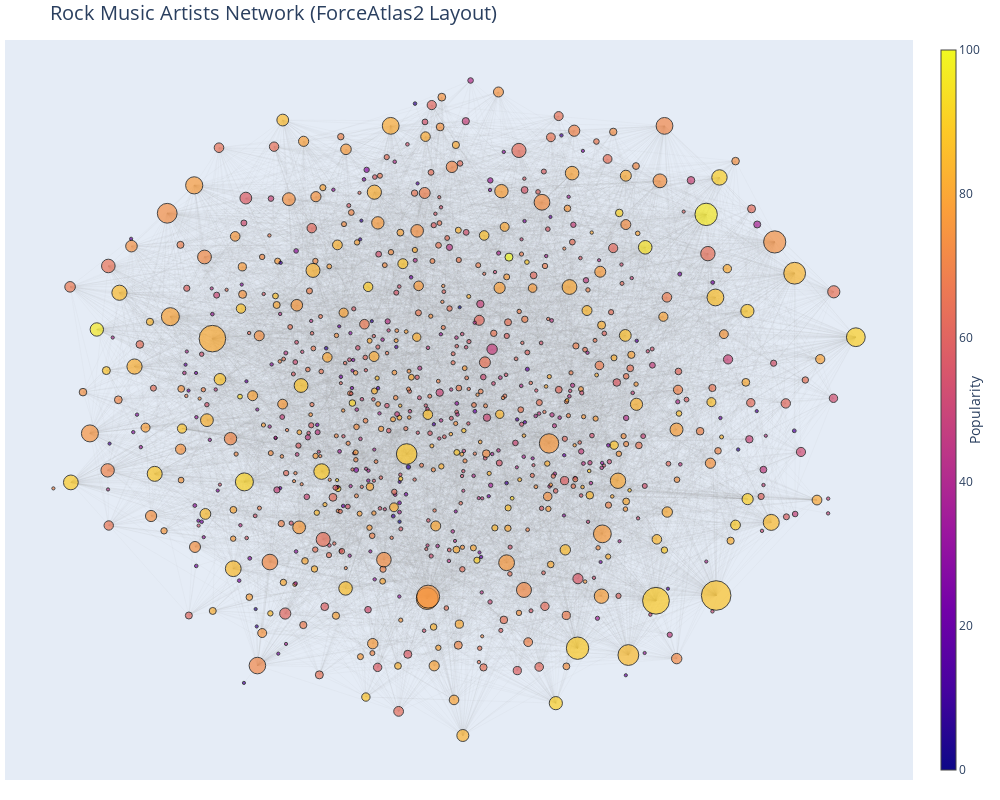

Notebook code for this chart:
### Markdown cell above
### Testing Plotly graph

### Code cell
import plotly.graph_objects as go

node_sizes_dic = {node: 3 + (G.degree(node) * 0.2) for node in G.nodes()}
pos = nx.forceatlas2_layout(G, node_size=node_sizes_dic, gravity=2, distributed_action=True)

# 1. Create Edge Trace
edge_x = []
edge_y = []
for edge in G.edges():
    x0, y0 = pos[edge[0]]
    x1, y1 = pos[edge[1]]
    edge_x.extend([x0, x1, None])
    edge_y.extend([y0, y1, None])

edge_trace = go.Scatter(
    x=edge_x, y=edge_y,
    line=dict(width=0.2, color='rgba(150, 150, 150, 0.3)'),
    hoverinfo='none',
    mode='lines',
    )

# 2. Create Node Trace
node_x = []
node_y = []
node_text = []
node_sizes_list = []
node_colors_list = []

for node in G.nodes():
    x, y = pos[node]
    node_x.append(x)
    node_y.append(y)
    
    # Data for styling and hover
    pop = G.nodes[node]['popularity']
    deg = G.degree(node)
    
    node_text.append(f"Artist: {node}<br>Popularity: {pop}<br>Degree: {deg}")
    node_colors_list.append(pop)
    node_sizes_list.append(3 + (deg * 0.2))

node_trace = go.Scatter(
    x=node_x, y=node_y,
    mode='markers',
    hoverinfo='text',
    text=node_text,
    marker=dict(
        showscale=True,
        colorscale='Plasma', # Matches plt.cm.plasma
        color=node_colors_list,
        size=node_sizes_list,
        colorbar=dict(
            thickness=15,
            title=dict(
                text='Popularity',
                side='right'
            ),
            xanchor='left'
        ),
        line_width=1, # Edge border width
        line_color='black' # Edge border color
    )
)

# 3. Create Figure
fig = go.Figure(data=[edge_trace, node_trace],
             layout=go.Layout(
                title=dict(
                    text='Rock Music Artists Network (ForceAtlas2 Layout)',
                    font=dict(size=20)
                ),
                showlegend=False,
                hovermode='closest',
                margin=dict(b=20,l=5,r=5,t=40),
                xaxis=dict(showgrid=False, zeroline=False, showticklabels=False),
                yaxis=dict(showgrid=False, zeroline=False, showticklabels=False),
                width=1000,
                height=800
             ))

fig.show()

### Figure 1 — Plotly figure (JSON) as saved in the notebook; plotly's stock layout.template omitted (floating-point values rounded to 4 significant figures; data arrays with more than 128 entries replaced by an {"elided": "..."} marker saying what was removed)
{"data": [{"hoverinfo": "none", "line": {"color": "rgba(150, 150, 150, 0.3)", "width": 0.2}, "mode": "lines", "type": "scatter", "x": {"elided": "18777 float values"}, "y": {"elided": "18777 float values"}}, {"hoverinfo": "text", "marker": {"color": {"elided": "815 int values"}, "colorbar": {"thickness": 15, "title": {"side": "right", "text": "Popularity"}, "xanchor": "left"}, "colorscale": [[0, "#0d0887"], [0.1111, "#46039f"], [0.2222, "#7201a8"], [0.3333, "#9c179e"], [0.4444, "#bd3786"], [0.5556, "#d8576b"], [0.6667, "#ed7953"], [0.7778, "#fb9f3a"], [0.8889, "#fdca26"], [1, "#f0f921"]], "line": {"color": "black", "width": 1}, "showscale": true, "size": {"elided": "815 float values"}}, "mode": "markers", "text": {"elided": "815 str values"}, "type": "scatter", "x": {"elided": "815 float values"}, "y": {"elided": "815 float values"}}], "layout": {"height": 800, "hovermode": "closest", "margin": {"b": 20, "l": 5, "r": 5, "t": 40}, "showlegend": false, "title": {"font": {"size": 20}, "text": "Rock Music Artists Network (ForceAtlas2 Layout)"}, "width": 1000, "xaxis": {"showgrid": false, "showticklabels": false, "zeroline": false}, "yaxis": {"showgrid": false, "showticklabels": false, "zeroline": false}}}
